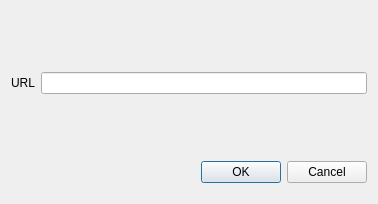
<?xml version="1.0" encoding="UTF-8"?>
<ui version="4.0">
 <class>DownloadDialog</class>
 <widget class="QDialog" name="DownloadDialog">
  <property name="windowModality">
   <enum>Qt::WindowModality::ApplicationModal</enum>
  </property>
  <property name="geometry">
   <rect>
    <x>0</x>
    <y>0</y>
    <width>378</width>
    <height>204</height>
   </rect>
  </property>
  <property name="windowTitle">
   <string>Dialog</string>
  </property>
  <layout class="QVBoxLayout" name="verticalLayout">
   <item>
    <spacer name="verticalSpacer">
     <property name="orientation">
      <enum>Qt::Orientation::Vertical</enum>
     </property>
     <property name="sizeHint" stdset="0">
      <size>
       <width>20</width>
       <height>40</height>
      </size>
     </property>
    </spacer>
   </item>
   <item>
    <layout class="QHBoxLayout" name="horizontalLayout">
     <item>
      <widget class="QLabel" name="label">
       <property name="text">
        <string>URL</string>
       </property>
      </widget>
     </item>
     <item>
      <widget class="QLineEdit" name="lineEdit"/>
     </item>
    </layout>
   </item>
   <item>
    <spacer name="verticalSpacer_2">
     <property name="orientation">
      <enum>Qt::Orientation::Vertical</enum>
     </property>
     <property name="sizeHint" stdset="0">
      <size>
       <width>20</width>
       <height>40</height>
      </size>
     </property>
    </spacer>
   </item>
   <item>
    <layout class="QHBoxLayout" name="horizontalLayout_2">
     <item>
      <spacer name="horizontalSpacer">
       <property name="orientation">
        <enum>Qt::Orientation::Horizontal</enum>
       </property>
       <property name="sizeHint" stdset="0">
        <size>
         <width>40</width>
         <height>20</height>
        </size>
       </property>
      </spacer>
     </item>
     <item>
      <widget class="QDialogButtonBox" name="buttonBox">
       <property name="orientation">
        <enum>Qt::Orientation::Horizontal</enum>
       </property>
       <property name="standardButtons">
        <set>QDialogButtonBox::StandardButton::Cancel|QDialogButtonBox::StandardButton::Ok</set>
       </property>
      </widget>
     </item>
    </layout>
   </item>
   <item>
    <spacer name="verticalSpacer_3">
     <property name="orientation">
      <enum>Qt::Orientation::Vertical</enum>
     </property>
     <property name="sizeType">
      <enum>QSizePolicy::Policy::Preferred</enum>
     </property>
     <property name="sizeHint" stdset="0">
      <size>
       <width>20</width>
       <height>10</height>
      </size>
     </property>
    </spacer>
   </item>
  </layout>
 </widget>
 <resources/>
 <connections>
  <connection>
   <sender>buttonBox</sender>
   <signal>accepted()</signal>
   <receiver>DownloadDialog</receiver>
   <slot>accept()</slot>
   <hints>
    <hint type="sourcelabel">
     <x>248</x>
     <y>254</y>
    </hint>
    <hint type="destinationlabel">
     <x>157</x>
     <y>274</y>
    </hint>
   </hints>
  </connection>
  <connection>
   <sender>buttonBox</sender>
   <signal>rejected()</signal>
   <receiver>DownloadDialog</receiver>
   <slot>reject()</slot>
   <hints>
    <hint type="sourcelabel">
     <x>316</x>
     <y>260</y>
    </hint>
    <hint type="destinationlabel">
     <x>286</x>
     <y>274</y>
    </hint>
   </hints>
  </connection>
 </connections>
</ui>
